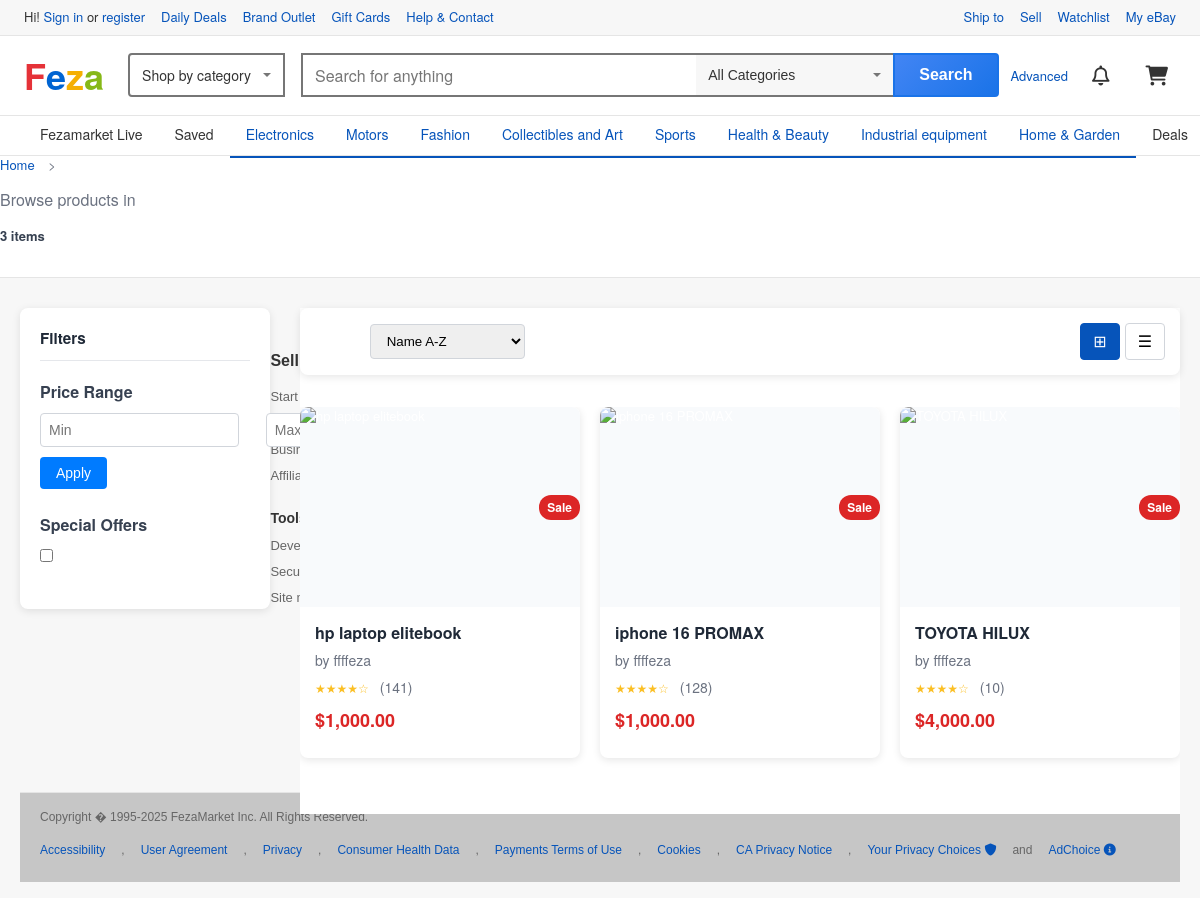
The app's page /category.php with its own data.
### tables this page shows
CREATE TABLE `products` (
  `id` int(11) NOT NULL,
  `seller_id` int(10) UNSIGNED DEFAULT NULL,
  `vendor_id` int(11) NOT NULL,
  `category_id` int(11) NOT NULL,
  `brand_id` bigint(20) UNSIGNED DEFAULT NULL,
  `name` varchar(255) NOT NULL,
  `slug` varchar(275) DEFAULT NULL,
  `description` text DEFAULT NULL,
  `short_description` text DEFAULT NULL,
  `image_url` varchar(500) DEFAULT NULL,
  `sku` varchar(100) DEFAULT NULL,
  `barcode` varchar(100) DEFAULT NULL,
  `price` decimal(10,2) NOT NULL,
  `compare_price` decimal(12,2) DEFAULT NULL,
  `sale_price` decimal(10,2) DEFAULT NULL,
  `cost_price` decimal(10,2) DEFAULT NULL,
  `currency_code` char(3) NOT NULL DEFAULT 'USD',
  `stock_quantity` int(11) NOT NULL DEFAULT 0,
  `min_stock_level` int(11) NOT NULL DEFAULT 5,
  `max_stock_level` int(11) DEFAULT NULL,
  `weight` decimal(8,2) DEFAULT NULL,
  `dimensions` longtext DEFAULT NULL CHECK (json_valid(`dimensions`)),
  `status` enum('active','inactive','draft','archived') NOT NULL DEFAULT 'draft',
  `is_featured` tinyint(1) NOT NULL DEFAULT 0,
  `visibility` enum('public','private','hidden') NOT NULL DEFAULT 'public',
  `track_inventory` tinyint(1) NOT NULL DEFAULT 1,
  `allow_backorder` tinyint(1) NOT NULL DEFAULT 0,
  `stock_qty` int(11) DEFAULT NULL,
  `low_stock_threshold` int(11) DEFAULT NULL,
  `featured` tinyint(1) NOT NULL DEFAULT 0,
  `digital` tinyint(1) NOT NULL DEFAULT 0,
  `downloadable` tinyint(1) NOT NULL DEFAULT 0,
  `virtual` tinyint(1) NOT NULL DEFAULT 0,
  `tags` text DEFAULT NULL,
  `attributes` longtext DEFAULT NULL CHECK (json_valid(`attributes`)),
  `variations` longtext DEFAULT NULL CHECK (json_valid(`variations`)),
  `shipping_class` varchar(50) DEFAULT NULL,
  `weight_kg` decimal(10,3) DEFAULT NULL,
  `length_cm` decimal(10,2) DEFAULT NULL,
  `width_cm` decimal(10,2) DEFAULT NULL,
  `height_cm` decimal(10,2) DEFAULT NULL,
  `seo_title` varchar(70) DEFAULT NULL,
  `seo_description` varchar(170) DEFAULT NULL,
  `seo_keywords` varchar(255) DEFAULT NULL,
  `published_at` datetime DEFAULT NULL,
  `scheduled_at` datetime DEFAULT NULL,
  `return_policy_text` text DEFAULT NULL,
  `warranty_text` text DEFAULT NULL,
  `compliance_notes` text DEFAULT NULL,
  `age_restriction` tinyint(1) NOT NULL DEFAULT 0,
  `digital_is` tinyint(1) NOT NULL DEFAULT 0,
  `digital_url` varchar(512) DEFAULT NULL,
  `digital_file_path` varchar(512) DEFAULT NULL,
  `thumbnail_path` varchar(512) DEFAULT NULL,
  `custom_barcode` varchar(64) DEFAULT NULL,
  `mpn` varchar(64) DEFAULT NULL,
  `gtin` varchar(64) DEFAULT NULL,
  `condition` enum('new','used','refurbished') NOT NULL DEFAULT 'new',
  `brand` varchar(160) DEFAULT NULL,
  `tax_status` enum('taxable','shipping','none') NOT NULL DEFAULT 'taxable',
  `tax_class` varchar(50) DEFAULT NULL,
  `meta_title` varchar(255) DEFAULT NULL,
  `meta_description` text DEFAULT NULL,
  `keywords` text DEFAULT NULL,
  `view_count` int(11) NOT NULL DEFAULT 0,
  `purchase_count` int(11) NOT NULL DEFAULT 0,
  `average_rating` decimal(3,2) NOT NULL DEFAULT 0.00,
  `review_count` int(11) NOT NULL DEFAULT 0,
  `created_at` timestamp NOT NULL DEFAULT current_timestamp(),
  `updated_at` timestamp NOT NULL DEFAULT current_timestamp() ON UPDATE current_timestamp()
);

CREATE TABLE `vendors` (
  `id` int(11) NOT NULL,
  `user_id` int(11) NOT NULL,
  `business_name` varchar(100) NOT NULL,
  `business_description` text DEFAULT NULL,
  `business_type` enum('individual','business','corporation') NOT NULL DEFAULT 'individual',
  `tax_id` varchar(50) DEFAULT NULL,
  `business_address` text DEFAULT NULL,
  `business_phone` varchar(20) DEFAULT NULL,
  `business_email` varchar(100) DEFAULT NULL,
  `website` varchar(255) DEFAULT NULL,
  `description` text DEFAULT NULL,
  `logo_url` varchar(255) DEFAULT NULL,
  `banner_url` varchar(255) DEFAULT NULL,
  `status` enum('pending','approved','suspended','rejected') NOT NULL DEFAULT 'pending',
  `commission_rate` decimal(5,2) NOT NULL DEFAULT 10.00,
  `payment_details` longtext DEFAULT NULL CHECK (json_valid(`payment_details`)),
  `business_documents` longtext DEFAULT NULL CHECK (json_valid(`business_documents`)),
  `approved_at` timestamp NULL DEFAULT NULL,
  `approved_by` int(11) DEFAULT NULL,
  `created_at` timestamp NOT NULL DEFAULT current_timestamp(),
  `updated_at` timestamp NOT NULL DEFAULT current_timestamp() ON UPDATE current_timestamp(),
  `name` varchar(255) NOT NULL DEFAULT '',
  `email` varchar(255) NOT NULL
);

### includes/db.php (called while the page is built, shortened)
<?php
if (!function_exists('db')) {
    function db(): ?PDO {
        static $pdo = null;
        if ($pdo instanceof PDO) return $pdo;
        $host     = defined('DB_HOST') ? DB_HOST : (getenv('DB_HOST') ?: 'localhost');
        $port     = defined('DB_PORT') ? DB_PORT : (getenv('DB_PORT') ?: '3306');
        $dbname   = defined('DB_NAME') ? DB_NAME : (getenv('DB_NAME') ?: 'ecommerce_platform');
        $user     = defined('DB_USER') ? DB_USER : (getenv('DB_USER') ?: 'duns1');
        $pass     = defined('DB_PASS') ? DB_PASS : (getenv('DB_PASS') ?: 'Tumukunde');
        $charset  = defined('DB_CHARSET') ? DB_CHARSET : (getenv('DB_CHARSET') ?: 'utf8mb4');
        $dsn = "mysql:host={$host};port={$port};dbname={$dbname};charset={$charset}";
        $options = [
            PDO::ATTR_ERRMODE            => PDO::ERRMODE_EXCEPTION,
            PDO::ATTR_DEFAULT_FETCH_MODE => PDO::FETCH_ASSOC,
            PDO::ATTR_EMULATE_PREPARES   => false,
            PDO::MYSQL_ATTR_INIT_COMMAND => "SET NAMES {$charset} COLLATE {$charset}_unicode_ci",
        ];
        try {
            $pdo = new PDO($dsn, $user, $pass, $options);
            $pdo->exec("SET SESSION sql_mode='STRICT_TRANS_TABLES,ERROR_FOR_DIVISION_BY_ZERO,NO_AUTO_CREATE_USER,NO_ENGINE_SUBSTITUTION'");
        } catch (PDOException $e) {
            error_log('MariaDB connection failed: '.$e->getMessage());
            throw new Exception("Database connection failed. Please check your MariaDB configuration.");
        }
        return $pdo;
    }
}

### includes/models.php (called while the page is built, shortened)
<?php
require_once __DIR__ . '/database.php';
class Product extends BaseModel {
    protected $table = 'products';
    public function findByFilters($filters = [], $sort = 'name', $limit = PRODUCTS_PER_PAGE, $offset = 0) {
        $where = ["p.status = 'active'"];
        $params = [];
        $orderBy = match($sort) {
            'price_asc' => 'p.price ASC',
            'price_desc' => 'p.price DESC',
            'newest' => 'p.created_at DESC',
            'rating' => 'p.id DESC',
            default => 'p.name ASC'
        };
        $whereClause = implode(' AND ', $where);
        $sql = "
            SELECT p.*, v.business_name as vendor_name, pi.image_url
            FROM {$this->table} p
            LEFT JOIN vendors v ON p.vendor_id = v.id
            LEFT JOIN product_images pi ON p.id = pi.product_id AND pi.is_primary = 1
            WHERE {$whereClause}
            GROUP BY p.id
            ORDER BY {$orderBy}
            LIMIT {$limit} OFFSET {$offset}
        ";
        $stmt = $this->db->prepare($sql);
        $stmt->execute($params);
        return $stmt->fetchAll();
    }
    public function countByFilters($filters = []) {
        $where = ["p.status = 'active'"];
        $params = [];
        $whereClause = implode(' AND ', $where);
        $sql = "SELECT COUNT(*) FROM {$this->table} p WHERE {$whereClause}";
        $stmt = $this->db->prepare($sql);
        $stmt->execute($params);
        return $stmt->fetchColumn();
    }
}
?>

### includes/database.php (called while the page is built, shortened)
<?php
require_once __DIR__ . '/db.php';
if (!class_exists('BaseModel')) {
    abstract class BaseModel {
        public function __construct() {
            try {
                $this->db = db();
            } catch (Exception $e) {
                $this->db = null;
                error_log("Database connection failed in BaseModel: " . $e->getMessage());
            }
        }
    }
}

### includes/functions.php (called while the page is built, shortened)
<?php
function formatPrice($price, $currency = 'USD') { return '$' . number_format($price, 2); }
?>

### category.php (the view, shortened to what this page needs)
<?php
$product = new Product();
$categoryName = $_GET['name'] ?? '';
$onSale = isset($_GET['on_sale']) ? (bool)$_GET['on_sale'] : false;
$page = isset($_GET['page']) ? max(1, intval($_GET['page'])) : 1;
$limit = PRODUCTS_PER_PAGE;
$offset = ($page - 1) * $limit;
$validSorts = ['name', 'price_asc', 'price_desc', 'newest', 'rating'];
$sort = isset($_GET['sort']) && in_array($_GET['sort'], $validSorts) ? $_GET['sort'] : 'name';
$minPrice = isset($_GET['min_price']) ? floatval($_GET['min_price']) : null;
$currentCategory = null;
if (!$currentCategory) {
    $currentCategory = [
        'id' => 0,
        'name' => ucfirst(str_replace('-', ' ', $categoryName)),
        'description' => 'Browse products in ' . ucfirst(str_replace('-', ' ', $categoryName))
    ];
}
$filters = [];
$products = $product->findByFilters($filters, $sort, $limit, $offset);
$totalProducts = $product->countByFilters($filters);
?>
<div class="container">
    <div class="category-header">
        <nav class="breadcrumb">
            <a href="/">Home</a>
            <span class="separator">></span>
        </nav>
        <div class="category-info">
            <?php if (!empty($currentCategory['description'])): ?>
                <p class="category-description"><?php echo htmlspecialchars($currentCategory['description']); ?></p>
            <?php endif; ?>
            <div class="category-stats">
                <span class="product-count"><?php echo number_format($totalProducts); ?> items</span>
            </div>
        </div>
    </div>
    <div class="category-content">
        <aside class="filters-sidebar">
            <div class="filters-card">
                <h3>Filters</h3>
                <form method="GET" class="filters-form">
                    <div class="filter-group">
                        <h4>Price Range</h4>
                        <div class="price-inputs">
                            <input type="number" name="min_price" placeholder="Min"
                                   value="<?php echo $minPrice; ?>" min="0" step="0.01">
                            <span>to</span>
                        </div>
                        <button type="submit" class="btn btn-sm">Apply</button>
                    </div>
                    <div class="filter-group">
                        <h4>Special Offers</h4>
                        <label class="filter-checkbox">
                            <input type="checkbox" name="on_sale" value="1" <?php echo $onSale ? 'checked' : ''; ?>>
                            <span>On Sale</span>
                        </label>
                    </div>
                </form>
            </div>
        </aside>
        <main class="products-section">
            <div class="products-toolbar">
                <div class="sort-options">
                    <label for="sort-select">Sort by:</label>
                    <select id="sort-select" name="sort" onchange="updateSort(this.value)">
                        <option value="name" <?php echo $sort === 'name' ? 'selected' : ''; ?>>Name A-Z</option>
                    </select>
                </div>
                <div class="view-options">
                    <button class="view-btn active" data-view="grid">⊞</button>
                    <button class="view-btn" data-view="list">☰</button>
                </div>
            </div>
            <?php if (!empty($products)): ?>
                <div class="products-grid" id="productsGrid">
                    <?php foreach ($products as $prod): ?>
                        <div class="product-card">
                            <div class="product-image">
                                <?php if ($prod['price'] < $prod['price'] * 1.2): ?>
                                    <div class="sale-badge">Sale</div>
                                <?php endif; ?>
                            </div>
                            <div class="product-info">
                                <h3 class="product-title">
                                    <a href="/product.php?id=<?php echo $prod['id']; ?>">
                                        <?php echo htmlspecialchars($prod['name']); ?>
                                    </a>
                                </h3>
                                <p class="product-vendor">by <?php echo htmlspecialchars($prod['vendor_name'] ?? 'FezaMarket'); ?></p>
                                <div class="product-rating">
                                    <span class="stars">★★★★☆</span>
                                    <span class="rating-count">(<?php echo rand(10, 200); ?>)</span>
                                </div>
                                <p class="product-price"><?php echo formatPrice($prod['price']); ?></p>
                            </div>
                        </div>
                    <?php endforeach; ?>
                </div>
            <?php endif; ?>
        </main>
    </div>
</div>

### css/styles.css (style rules this page uses)
* { margin: 0; padding: 0; box-sizing: border-box; }
html, body { font-family: 'Segoe UI', Tahoma, Geneva, Verdana, sans-serif; line-height: 1.6; color: #333; background: #ffffff !important; color-scheme: light; }
:root { --page-bg: #ffffff; }
body, .site, .page, main { background: var(--page-bg) !important; }
.container { max-width: 100%; margin: 0; padding: 0; }
.btn { display: inline-block; padding: 0.75rem 1.5rem; background: #0654ba; color: white; border: none; border-radius: 4px; cursor: pointer; font-size: 1rem; text-align: center; transition: all 0.3s ease; text-decoration: none; }
.btn-sm { padding: 0.5rem 1rem; font-size: 0.875rem; }
.products-grid { display: grid; grid-template-columns: repeat(auto-fill, minmax(280px, 1fr)); gap: 2rem; margin: 2rem 0; }
.product-card { background: white; border-radius: 8px; overflow: hidden; box-shadow: 0 2px 10px rgba(0,0,0,0.1); transition: transform 0.3s ease; }
.product-image { position: relative; height: 200px; overflow: hidden; background: #f8f9fa; border-radius: 8px 8px 0 0; display: flex; align-items: center; justify-content: center; }
.product-info { padding: 1rem; }
.product-title { font-size: 1.1rem; font-weight: 600; margin-bottom: 0.5rem; color: #333; }
.product-vendor { color: #666; font-size: 0.875rem; margin-bottom: 0.5rem; }
.product-price { font-size: 1.25rem; font-weight: bold; color: #0654ba; margin-bottom: 1rem; }
.product-rating { display: flex; align-items: center; gap: 0.5rem; margin-bottom: 1rem; }
.stars { color: #ffc107; }
.rating-count { color: #666; font-size: 0.875rem; }
.btn { display: inline-block; padding: 0.75rem 1.5rem; background: #007bff; color: white; border: none; border-radius: 4px; cursor: pointer; font-size: 1rem; text-align: center; transition: all 0.3s ease; text-decoration: none; }
.product-price { font-size: 1.25rem; font-weight: bold; color: #007bff; margin-bottom: 1rem; }
@media (min-width: 769px) { body { padding-top: 0; padding-bottom: 0; } }
.category-content { position: absolute; bottom: 20px; left: 20px; right: 20px; color: white; z-index: 2; }
.products-section { margin-bottom: 64px; }
.products-grid { display: grid; grid-template-columns: repeat(auto-fit, minmax(260px, 1fr)); gap: 20px; overflow-x: auto; scroll-snap-type: x mandatory; padding-bottom: 16px; }
.product-image { position: relative; height: 220px; overflow: hidden; background: #f8fafc; }
.product-info { padding: 16px; }
.product-title { font-size: 15px; font-weight: 600; color: #1f2937; margin-bottom: 6px; line-height: 1.4; }
.product-rating { display: flex; align-items: center; gap: 6px; margin-bottom: 8px; }
.stars { color: #f59e0b; font-size: 12px; }
.rating-count { color: #6b7280; font-size: 12px; }
.product-price { display: flex; align-items: center; gap: 6px; margin-bottom: 12px; }

### templates/header.php (style rules this page uses)
* { margin: 0; padding: 0; box-sizing: border-box; }
body { font-family: "Helvetica Neue", Arial, sans-serif; font-size: 13px; line-height: 1.4; background-color: #ffffff; color: #333; }

### records on screen
products: shows "Sale", name "hp laptop elitebook", vendor.business_name "ffffeza", price "$1,000.00"
products: shows "Sale", name "iphone 16 PROMAX", vendor.business_name "ffffeza", price "$1,000.00"
products: shows "Sale", name "TOYOTA HILUX", vendor.business_name "ffffeza", price "$4,000.00"

### other values on screen
$currentCategory['description'] "Browse products in"
$totalProducts "3"
